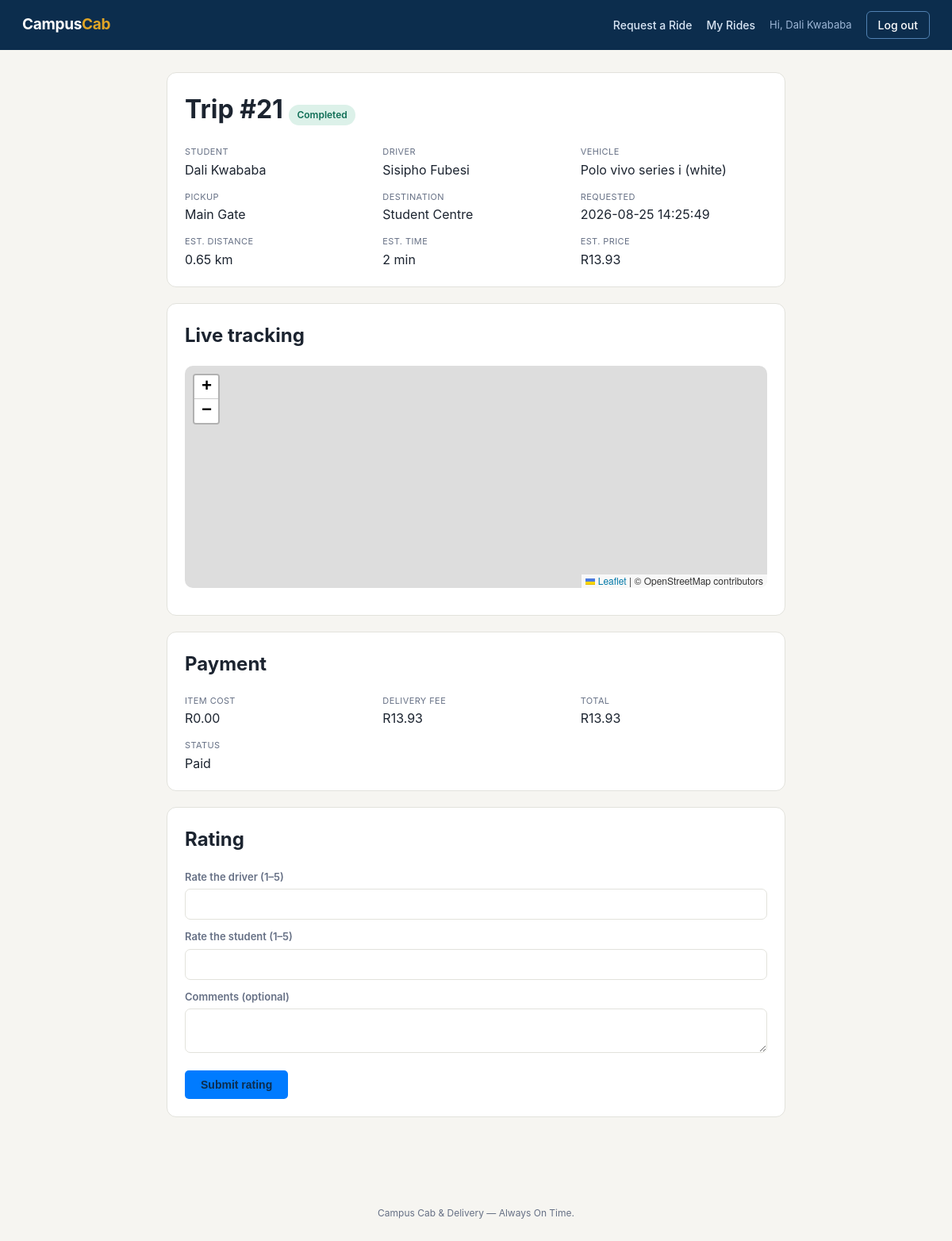
Page /trip.php?id=21 (signed in) on the earlier database version.
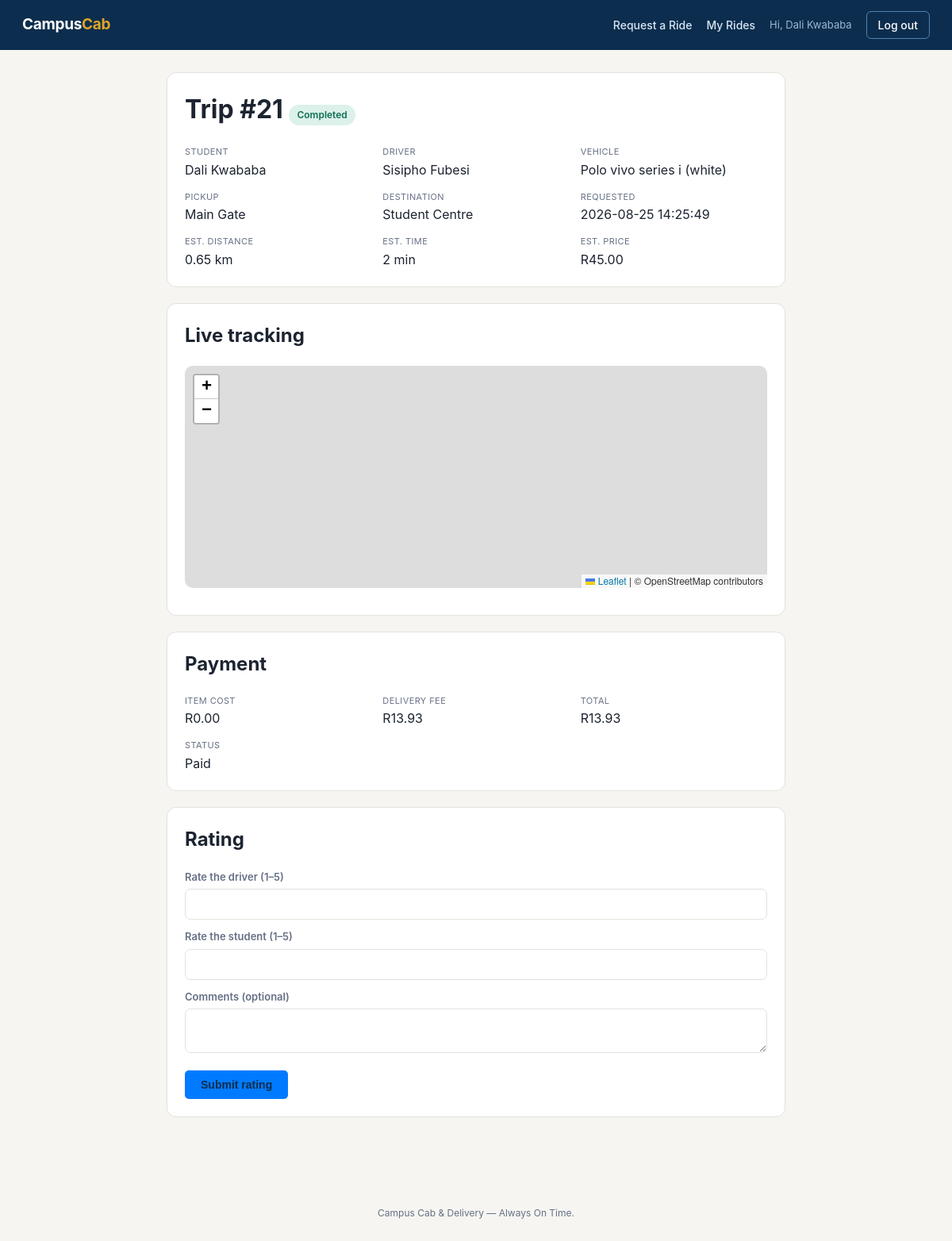
Same page on the later database version.
### tables this page shows
CREATE TABLE `ride` (
  `rideID` int(11) NOT NULL,
  `studentID` int(11) DEFAULT NULL,
  `staffID` int(11) DEFAULT NULL,
  `requester_type` enum('Student','Staff') NOT NULL DEFAULT 'Student',
  `request_type` enum('Ride','Parcel') NOT NULL DEFAULT 'Ride',
  `parcel_details` varchar(255) DEFAULT NULL,
  `DriverID` int(11) DEFAULT NULL,
  `pickup_address` varchar(250) DEFAULT NULL,
  `pickup_latitude` decimal(10,7) DEFAULT NULL,
  `pickup_longitude` decimal(10,7) DEFAULT NULL,
  `destination_address` varchar(250) DEFAULT NULL,
  `destination_latitude` decimal(10,7) DEFAULT NULL,
  `destination_longitude` decimal(10,7) DEFAULT NULL,
  `requested_at` datetime DEFAULT NULL,
  `accepted_at` datetime DEFAULT NULL,
  `started_at` datetime DEFAULT NULL,
  `Completed_at` datetime DEFAULT NULL,
  `ride_status` enum('Requested','Accepted','Driver Arriving','In Progress','Completed','Cancelled') DEFAULT 'Requested',
  `cancellation_reason` varchar(255) DEFAULT NULL,
  `cancelled_at` datetime DEFAULT NULL,
  `estimated_distance_km` decimal(6,2) DEFAULT NULL,
  `estimated_duration_min` int(11) DEFAULT NULL,
  `estimated_price` decimal(8,2) DEFAULT NULL,
  `driver_earning` double NOT NULL,
  `campus_commission` double NOT NULL
);

CREATE TABLE `student` (
  `studentID` int(11) NOT NULL,
  `studentNumber` varchar(9) DEFAULT NULL,
  `studentFname` varchar(50) NOT NULL,
  `studentLname` varchar(50) NOT NULL,
  `studentEmail` varchar(50) NOT NULL,
  `studentPhoneNo` varchar(15) NOT NULL,
  `studentAccount_status` enum('Active','Inactive') DEFAULT 'Active',
  `studentPwd` varchar(255) NOT NULL,
  `verification_token` varchar(64) DEFAULT NULL,
  `token_expiry` datetime DEFAULT NULL,
  `email_verified` tinyint(1) NOT NULL DEFAULT 0
);

CREATE TABLE `driver` (
  `DriverID` int(11) NOT NULL,
  `DriverFname` varchar(50) NOT NULL,
  `DriverLname` varchar(50) NOT NULL,
  `DriverEmail` varchar(50) NOT NULL,
  `DriverPhoneNo` varchar(15) NOT NULL,
  `driverAccount_Status` enum('Pending','Active','Inactive','Rejected') DEFAULT 'Pending',
  `rejection_reason` varchar(255) DEFAULT NULL,
  `licence_number` varchar(30) NOT NULL,
  `availability_status` enum('Available','Unavailable') DEFAULT 'Unavailable',
  `password` varchar(255) NOT NULL DEFAULT '',
  `profile_picture` varchar(225) NOT NULL
);

### trip.php (the view, shortened to what this page needs)
<?php
include 'header.php';
?>
<link rel="stylesheet" href="https://cdnjs.cloudflare.com/ajax/libs/leaflet/1.9.4/leaflet.min.css">
<?php
$rideID = intval($_GET['id'] ?? 0);
$ride = mysqli_fetch_assoc(mysqli_query($conn, "
    SELECT r.*, s.studentFname, s.studentLname, d.DriverFname, d.DriverLname
    FROM ride r
    JOIN student s ON r.studentID = s.studentID
    LEFT JOIN driver d ON r.DriverID = d.DriverID
    WHERE r.rideID = $rideID
"));
$vehicle = $ride && $ride['DriverID'] ? mysqli_fetch_assoc(mysqli_query($conn, "SELECT * FROM vehicle WHERE DriverID = {$ride['DriverID']}")) : null;
$payment = mysqli_fetch_assoc(mysqli_query($conn, "SELECT * FROM payment WHERE ride_id = $rideID"));
$rating = mysqli_fetch_assoc(mysqli_query($conn, "SELECT * FROM rating WHERE ride_id = $rideID"));
$locations = mysqli_query($conn, "SELECT * FROM location WHERE ride_id = $rideID ORDER BY recorded_at ASC");
?>
<?php if (!$ride): ?>
    <div class="card"><p>Ride not found.</p></div>
<?php else: ?>
<div class="card">
    <h1>Trip #<?php echo $rideID; ?>
        <span class="status <?php echo str_replace(' ', '-', $ride['ride_status']); ?>">
            <?php echo $ride['ride_status']; ?>
        </span>
    </h1>
    <div class="trip-grid">
        <div><span class="label">Student</span><?php echo htmlspecialchars($ride['studentFname'] . ' ' . $ride['studentLname']); ?></div>
        <div><span class="label">Driver</span><?php echo $ride['DriverFname'] ? htmlspecialchars($ride['DriverFname'] . ' ' . $ride['DriverLname']) : 'Not yet assigned'; ?></div>
        <?php if ($vehicle): ?>
        <div><span class="label">Vehicle</span><?php echo htmlspecialchars($vehicle['make'] . ' ' . $vehicle['model'] . ' (' . $vehicle['colour'] . ')'); ?></div>
        <?php endif; ?>
        <div><span class="label">Pickup</span><?php echo htmlspecialchars($ride['pickup_address']); ?></div>
        <div><span class="label">Destination</span><?php echo htmlspecialchars($ride['destination_address']); ?></div>
        <div><span class="label">Requested</span><?php echo $ride['requested_at']; ?></div>
        <?php if ($ride['estimated_distance_km']): ?>
        <div><span class="label">Est. distance</span><?php echo number_format($ride['estimated_distance_km'], 2); ?> km</div>
        <div><span class="label">Est. time</span><?php echo $ride['estimated_duration_min']; ?> min</div>
        <div><span class="label">Est. price</span>R<?php echo number_format($ride['estimated_price'], 2); ?></div>
        <?php endif; ?>
    </div>
</div>
<?php
$activeStatuses = ['Accepted', 'Driver Arriving', 'In Progress'];
$isActiveTrip = in_array($ride['ride_status'], $activeStatuses);
$hasLocationHistory = mysqli_num_rows($locations) > 0;
?>
<?php if ($isActiveTrip || $hasLocationHistory): ?>
<div class="card">
    <h2>Live tracking</h2>
    <div id="map" style="height:280px; border-radius:10px; margin-top:14px;"></div>
</div>
<?php endif; ?>
<div class="card">
    <h2>Payment</h2>
    <?php if ($payment): ?>
        <div class="trip-grid">
            <div><span class="label">Item cost</span>R<?php echo number_format($payment['item_cost'], 2); ?></div>
            <div><span class="label">Delivery fee</span>R<?php echo number_format($payment['delivery_fee'], 2); ?></div>
            <div><span class="label">Total</span>R<?php echo number_format($payment['total_amount'], 2); ?></div>
            <div><span class="label">Status</span><?php echo $payment['payment_status']; ?></div>
        </div>
    <?php else: ?>
        <p class="empty">No payment yet.</p>
    <?php endif; ?>
</div>
<?php if ($ride['ride_status'] == 'Completed'): ?>
<div class="card">
    <h2>Rating</h2>
    <?php if ($rating): ?>
        <div class="trip-grid">
            <div><span class="label">Driver rated</span><?php echo $rating['driver_rating']; ?>/5</div>
            <div><span class="label">Student rated</span><?php echo $rating['student_rating']; ?>/5</div>
        </div>
        <?php if ($rating['comments']): ?><p><?php echo htmlspecialchars($rating['comments']); ?></p><?php endif; ?>
    <?php else: ?>
        <form method="POST">
            <label>Rate the driver (1–5)</label>
            <input type="number" name="driver_rating" min="1" max="5" required>
            <label>Rate the student (1–5)</label>
            <input type="number" name="student_rating" min="1" max="5" required>
            <label>Comments (optional)</label>
            <textarea name="comments" rows="2"></textarea>
            <button type="submit" class="btn-primary">Submit rating</button>
        </form>
    <?php endif; ?>
</div>
<?php endif; ?>
<?php endif; ?>
<?php include 'footer.php'; ?>

Differences in the rows shown:
changed ride "Main Gate": estimated_price "13.93" → "45.00"
